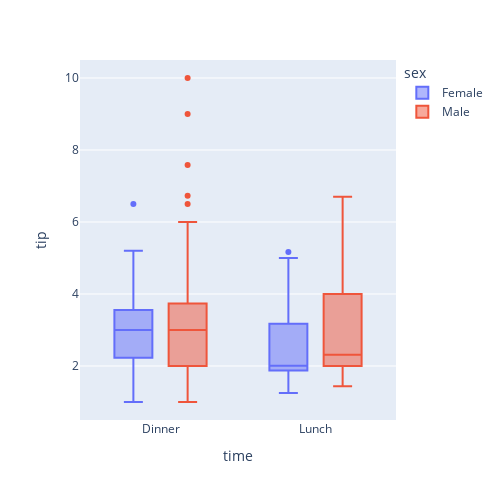

Source (notebook cell):
### Markdown cell above
`-` 성별에 따라서도 팁을 주는것이 다를까?

### Code cell
df.plot.box(backend='plotly',y='tip',x='time',color='sex', height=500,width=500)

### Figure 1 — Plotly figure (JSON) as saved in the notebook; plotly's stock layout.template omitted (floating-point values rounded to 4 significant figures; data arrays with more than 128 entries replaced by an {"elided": "..."} marker saying what was removed)
{"data": [{"alignmentgroup": "True", "hovertemplate": "sex=Female<br>time=%{x}<br>tip=%{y}<extra></extra>", "legendgroup": "Female", "marker": {"color": "#636efa"}, "name": "Female", "notched": false, "offsetgroup": "Female", "orientation": "v", "showlegend": true, "type": "box", "x": ["Dinner", "Dinner", "Dinner", "Dinner", "Dinner", "Dinner", "Dinner", "Dinner", "Dinner", "Dinner", "Dinner", "Dinner", "Dinner", "Dinner", "Dinner", "Dinner", "Dinner", "Dinner", "Dinner", "Dinner", "Dinner", "Lunch", "Lunch", "Dinner", "Dinner", "Dinner", "Dinner", "Dinner", "Dinner", "Dinner", "Dinner", "Dinner", "Dinner", "Dinner", "Dinner", "Lunch", "Lunch", "Lunch", "Lunch", "Lunch", "Lunch", "Lunch", "Lunch", "Lunch", "Lunch", "Lunch", "Lunch", "Lunch", "Lunch", "Lunch", "Lunch", "Lunch", "Lunch", "Lunch", "Lunch", "Lunch", "Lunch", "Dinner", "Dinner", "Dinner", "Dinner", "Dinner", "Dinner", "Dinner", "Dinner", "Dinner", "Dinner", "Lunch", "Lunch", "Lunch", "Lunch", "Lunch", "Lunch", "Lunch", "Dinner", "Dinner", "Dinner", "Dinner", "Dinner", "Lunch", "Lunch", "Lunch", "Lunch", "Dinner", "Dinner", "Dinner", "Dinner"], "x0": " ", "xaxis": "x", "y": [1.01, 3.61, 5, 3.02, 1.67, 3.5, 2.75, 2.23, 3, 3, 2.45, 3.07, 2.6, 5.2, 1.5, 2.47, 1, 3, 3.14, 5, 2.2, 1.83, 5.17, 1, 4.3, 3.25, 2.5, 3, 2.5, 3.48, 4.08, 4, 1, 4, 3.5, 1.5, 1.8, 2.92, 1.68, 2.52, 4.2, 2, 2, 2.83, 1.5, 2, 3.25, 1.25, 2, 2, 2.75, 3.5, 5, 2.3, 1.5, 1.36, 1.63, 5.14, 3.75, 2.61, 2, 3, 1.61, 2, 4, 3.5, 3.5, 4.19, 5, 2, 2.01, 2, 2.5, 3.23, 2.23, 2.5, 6.5, 1.1, 3.09, 3.48, 3, 2.5, 2, 2.88, 4.67, 2, 3], "y0": " ", "yaxis": "y"}, {"alignmentgroup": "True", "hovertemplate": "sex=Male<br>time=%{x}<br>tip=%{y}<extra></extra>", "legendgroup": "Male", "marker": {"color": "#EF553B"}, "name": "Male", "notched": false, "offsetgroup": "Male", "orientation": "v", "showlegend": true, "type": "box", "x": {"elided": "157 str values"}, "x0": " ", "xaxis": "x", "y": {"elided": "157 float values"}, "y0": " ", "yaxis": "y"}], "layout": {"boxmode": "group", "height": 500, "legend": {"title": {"text": "sex"}, "tracegroupgap": 0}, "margin": {"t": 60}, "width": 500, "xaxis": {"anchor": "y", "autorange": true, "domain": [0, 1], "range": [-0.5195, 1.52], "title": {"text": "time"}, "type": "category"}, "yaxis": {"anchor": "x", "autorange": true, "domain": [0, 1], "range": [0.5, 10.5], "title": {"text": "tip"}, "type": "linear"}}}
